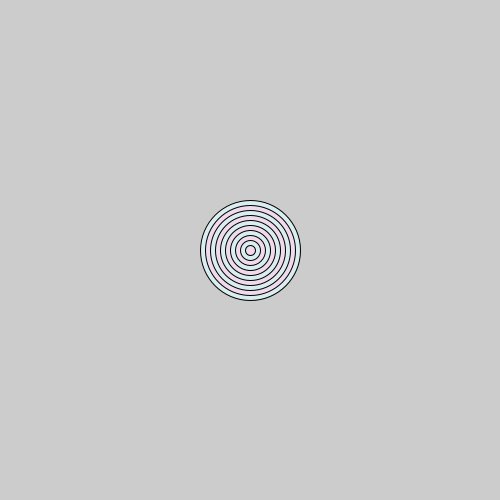
Frame 1 (no input)
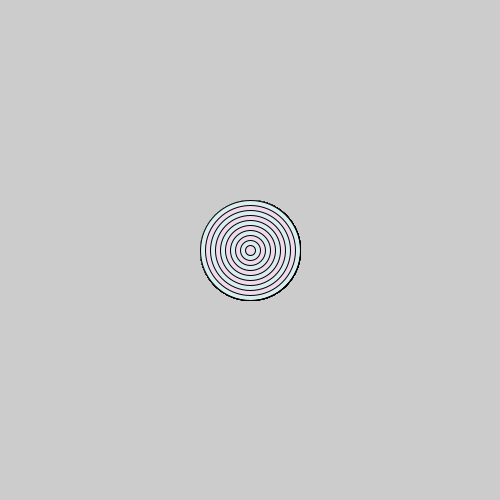
Frame 60 (the mouse pressed at the canvas centre just before this capture)
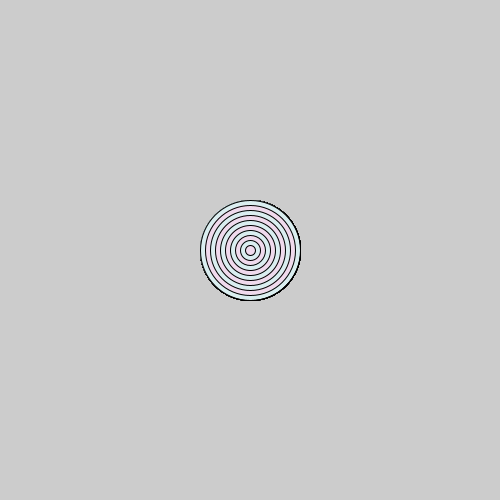
Frame 120 (the mouse held since frame 60 and released just before this capture)

The Processing sketch that drew these frames (run headless with seeded random() and noise(); from frame 60 on, the mouse is pressed at the canvas centre):

// Processing sketch: Bullseye
// ── Bullseye.pde
void setup(){
  size(500, 500);
}
void draw(){
  
  for(int i=100; i>0; i-=10){
  noFill();
  fill(#F0DAED);
  if (i % 20==0){
  fill(#DAEEF0);
  }
  ellipse(250, 250, i, i);
  }
  
  
}
